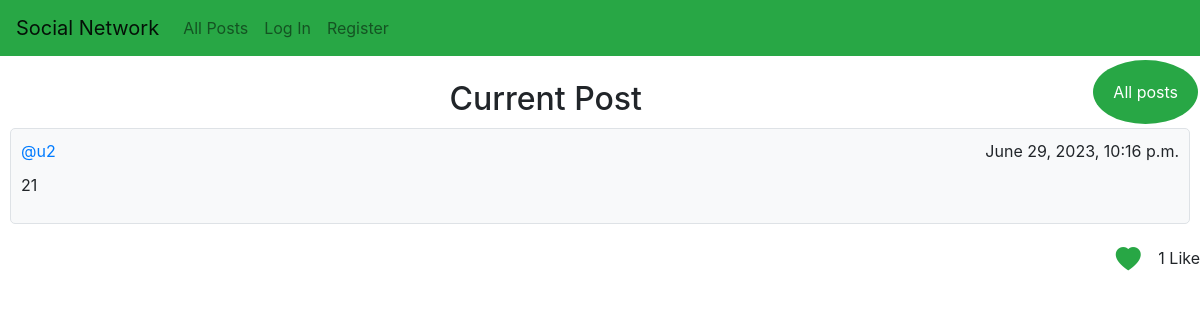
The app's page /post/21, older data.
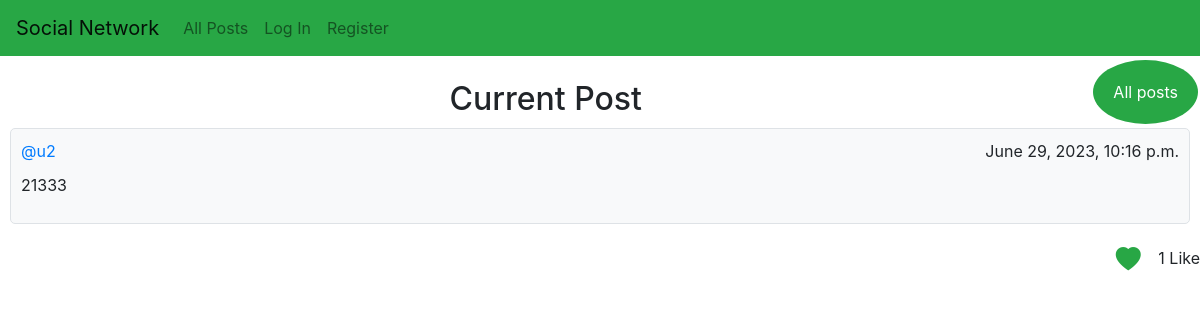
The same page, newer data.
### network/models.py (models this page shows, shortened)
class Post(models.Model):
    user = models.ForeignKey(User, on_delete=models.CASCADE, related_name="posts")
    content = models.TextField(blank=True)
    timestamp = models.DateTimeField(auto_now_add=True)
    likes = models.ManyToManyField(User, related_name="like", blank=True)

class User(AbstractUser):
    pass
    followers = models.ManyToManyField("User", related_name="My_followers", blank=True)
    following = models.ManyToManyField("User", related_name="Im_following", blank=True)

### network/views.py (the view)
# urls.py: path("post/<int:post_id>", views.post, name="post"),
def post(request, post_id):
    post = Post.objects.get(id=post_id)
    return render(request, "network/post.html", {
        "post": post,
        "author": post.user.username,
        "logged_in_user": request.user.username,
        "likes": post.likes.all().values_list('username', flat=True)
    })

### network/templates/network/post.html (shortened to what this page needs)
{% extends "network/layout.html" %}
{% block body %}
    <div id="current">
        {% if author == logged_in_user %}
            <button type="submit" class="button float-right nav-link" onclick="edit()">Edit</button>
        {% else %}
            <a href="{% url 'index' %}" class="button float-right nav-link">All posts</a>
        {% endif %}
        <br>
        <h2>Current Post</h2>
        {% if author == logged_in_user %}
            <div class="post" onclick="edit()">
        {% else %}
            <div class="post">
        {% endif %}
            <div class="post-header">
                <a href="{% url 'profile' post.user.username %}">@{{ post.user.username }}</a>
                <span class="float-right">{{ post.timestamp }}</span>
            </div>
            <div class="post-body">
                <p id="new_content">{{ post.content }}</p>
            </div>
            </div>
            <div class="post-footer">
                {% if logged_in_user in likes %}
                    <button type="button" class="btn btn-link" onclick="like( {{ post.id }} )" ><span id="color" class="bi bi-heart-fill liked"></span></button>
                {% else %}
                    {% if post.likes.count > 0 %}
                        <button type="button" class="btn btn-link" onclick="like( {{ post.id }} )" ><span id="color" class="bi bi-heart-fill heart"></span></button>
                    {% else %}
                        <button type="button" class="btn btn-link" onclick="like( {{ post.id }} )" ><span id="color" class="bi bi-heart heart"></span></button>
                    {% endif %}
                {% endif %}
                <span id="like">{{ post.likes.count }}</span>
                {% if post.likes.count == 1 %}
                    <span id="likes">Like</span>
                {% else %}
                    <span id="likes">Likes</span>
                {% endif %}
            </div>
    </div>
{% endblock %}

Row changes from the older to the newer data that the page shows:
changed Post: content "21" → "21333"
